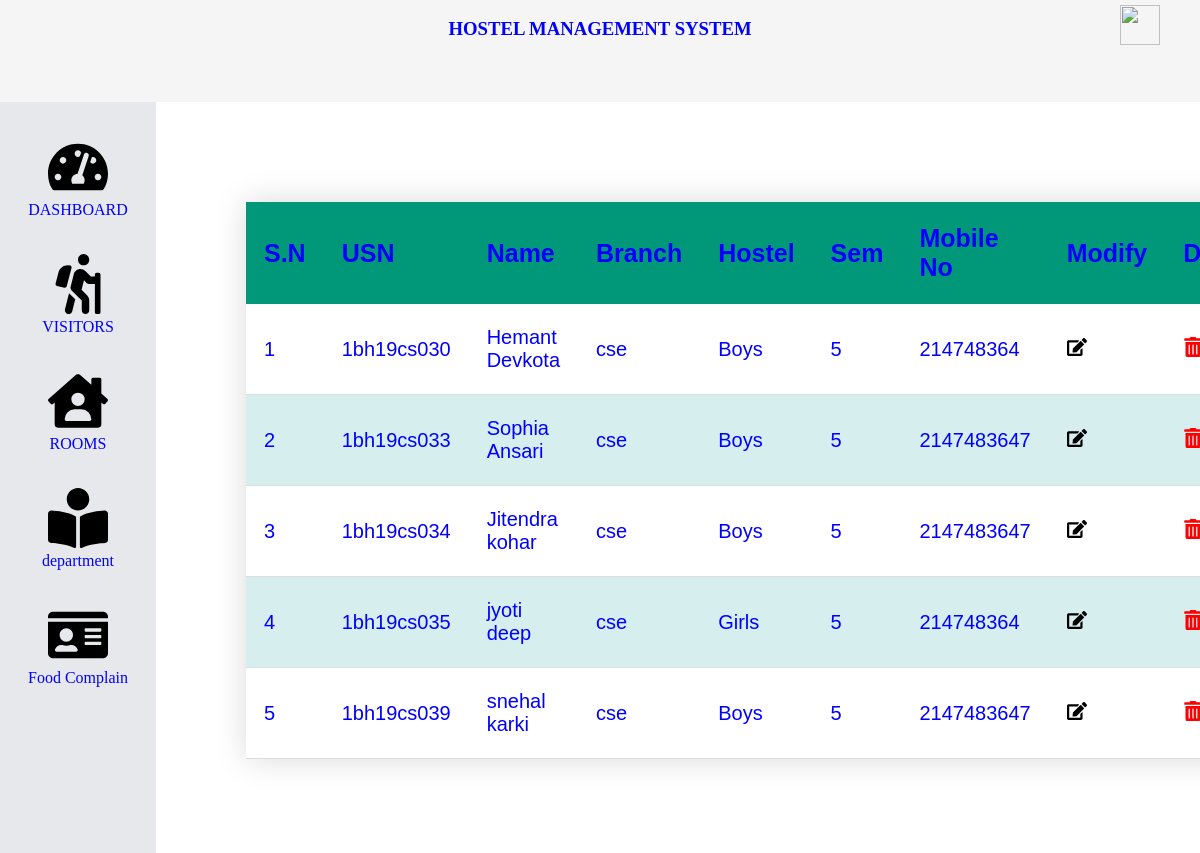
The page /studentpannel/dashboarddefault.php on the database its author committed.
### tables this page shows
CREATE TABLE `student` (
  `hostelid` varchar(4) DEFAULT NULL,
  `usn` varchar(10) NOT NULL,
  `name` varchar(40) DEFAULT NULL,
  `branch` varchar(3) DEFAULT NULL,
  `sem` varchar(2) DEFAULT NULL,
  `mobileno` int(10) DEFAULT NULL,
  `sex` varchar(1) DEFAULT NULL
);

CREATE TABLE `hostel` (
  `hostelid` varchar(4) NOT NULL,
  `hostelname` varchar(20) DEFAULT NULL,
  `noofstudent` int(5) DEFAULT NULL
);

### studentpannel/dashboarddefault.php (the view, shortened to what this page needs)
<?php
include 'dashboard.php';
?>
<div class="maincontent">
    <body>
        <table class="styledtable">
            <thead>
                <tr>
                    <th>S.N</th>
                    <th>USN</th>
                    <th>Name</th>
                    <th>Branch</th>
                    <th>Hostel</th>
                    <th>Sem</th>
                    <th>Mobile No</th>
                    <th>Modify</th>
                    <th>Delete</th>
                </tr>
            </thead>
            <tbody>
                <?php
                $squerry = " select s.usn,h.hostelname,s.name,s.branch,s.sem,s.mobileno from student as s,hostel as h where s.hostelid=h.hostelid";
                $result = mysqli_query($conn, $squerry);
                if ($result) {
                    $count = 1;
                    while ($row = mysqli_fetch_assoc($result)) {
                ?>
                        <tr>
                            <td><?php echo $count ?></td>
                            <td><?php echo $row['usn']; ?></td>
                            <td><?php echo $row['name']; ?></td>
                            <td><?php echo $row['branch']; ?></td>
                            <td><?php echo $row['hostelname']; ?></td>
                            <td><?php echo $row['sem']; ?></td>
                            <td><?php echo $row['mobileno']; ?></td>
                            <td><a href="dashboardedit.php?id=<?php echo $row['usn']; ?>" onclick=''><img src="icons/edit-solid.svg"></a></td>
                            <td><a href="alerting.php?id=<?php echo $row['usn']; ?>"><img src="icons/trash-alt-solid.svg"></a></td>
                        </tr>
                <?php
                        $count++;
                    }
                } ?>
            </tbody>
        </table>
</div>
</div>
</body>
</html>

### studentpannel/css/tablestyle.css (style rules this page uses)
.styledtable { font-size: 20px; border-collapse: collapse; margin: 100px 90px; font-family: sans-serif; min-width: 400px; box-shadow: 0 0 30px rgba(0, 0, 0, 0.15); }
.styledtable thead tr { font-size: 25px; background-color: #009879; color: #ffffff; text-align: left; }
.styledtable th, .styledtable td { padding: 22px 18px; }
.styledtable tbody tr { border-bottom: 1px solid #dddddd; }
.styledtable tbody tr:nth-child(even) { background-color: #d6eeee; }
.styledtable td img { width: 20px; height: 20px; }

### studentpannel/css/dashboard.css (style rules this page uses)
* { color: blue; margin: 0; padding: 0; }
.maincontent { overflow: hidden; overflow-y: scroll; background-color: white; width: 85%; height: 80vh; }

### studentpannel/dashboard.php (style rules this page uses)
.maincontent { width: 87vw; height: 100%; overflow: scroll; }

### rows shown on the page
student: usn "1bh19cs030", name "Hemant Devkota", branch "cse", hostelid.hostelname "Boys", sem "5", mobileno "214748364"
student: usn "1bh19cs033", name "Sophia Ansari", branch "cse", hostelid.hostelname "Boys", sem "5", mobileno "2147483647"
student: usn "1bh19cs034", name "Jitendra kohar", branch "cse", hostelid.hostelname "Boys", sem "5", mobileno "2147483647"
student: usn "1bh19cs035", name "jyoti deep", branch "cse", hostelid.hostelname "Girls", sem "5", mobileno "214748364"
student: usn "1bh19cs039", name "snehal karki", branch "cse", hostelid.hostelname "Boys", sem "5", mobileno "2147483647"
